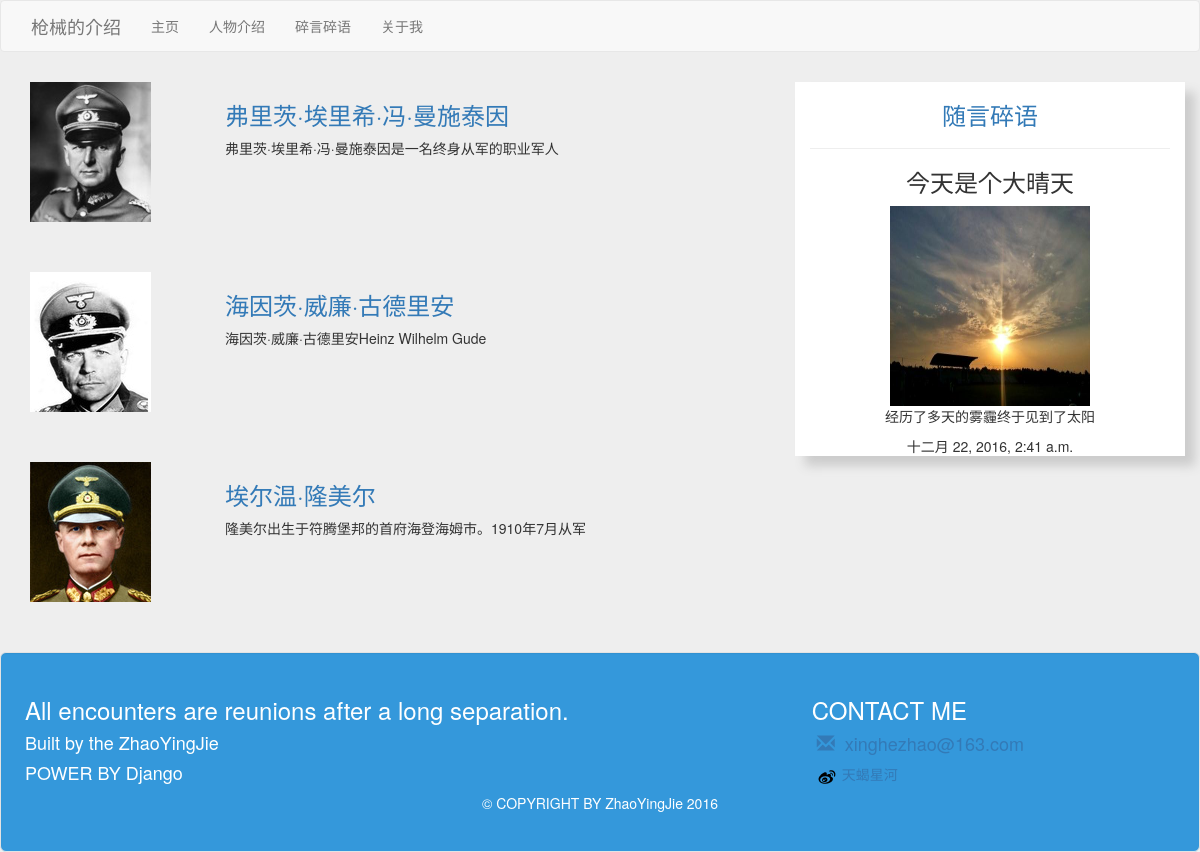
The app's page /person/ with its own data.
### blog/models.py (models this page shows, shortened)
class Person(models.Model):
    name = models.CharField('姓名',max_length = 20,null=True)
    introduction = models.CharField('简介', max_length = 30, null=True)
    image = models.ImageField(null = True, blank = True, upload_to='images/%Y/%m/%d') #ull=True,数据库可以为空；blank=True，后台输入可以为空
    person = models.TextField('个人介绍',max_length = 300)
    achievements = models.ManyToManyField(Achievement)
    content = models.TextField('个人评价',max_length = 400)

class Speak(models.Model):
    title = models.CharField('题目', max_length = 20, null=True)
    content = models.TextField('碎言碎语', max_length = 200)
    image = models.ImageField(null = True, blank=True, upload_to='images/%Y/%m/%d')#ull=True,数据库可以为空；blank=True，后台输入可以为空
    created = models.DateTimeField(auto_now_add = True)

### blog/views.py (the view)
# urls.py: url(r'^person/$', blogs_person, name='person'),
def blogs_person(request):
    blogs_person = Person.objects.all()
    all_timeline = Speak.objects.all().order_by('-created')
    first_timeline = all_timeline[:1]
    return render(request,'blog_person.html',{
        'blogs_person':blogs_person,
        'first_timeline':first_timeline
    })

### blog/templates/blog_person.html (shortened to what this page needs)
{% extends 'base.html' %}
{% block content %}
<div class="main-page" style = "margin-top:30px;">
    <div class="container">
        <div class="row">
            <div class="col-md-8">
                {% for blog in blogs_person%}
                    <div class="row" style = "margin-bottom:50px;">
                        <div class="col-md-3">
                            <img src="/static/{{blog.image}}" alt="">
                        </div>
                        <div class="col-md-9">
                              <a href="{% url 'person_id' blog.id %}">
                                <h3>{{ blog.name }}</h3>
                              </a>
                              <p>{{ blog.introduction }}</p>
                        </div>
                    </div>
                {%endfor%}
            </div>
        {% for time_line in first_timeline %}
            <div class="col-md-4" style = "box-shadow:10px 10px 10px #ccc; background:#fff;">
                <div style="text-align: center;">
                    <h3><a href="{% url 'timeline' %}">随言碎语</a></h3>
                    <hr>
                    <h3>{{ time_line.title}}</h3>
                    <img  style = "width:200px;height:200px;"src="/static/{{ MEDIA_URL }}{{ time_line.image }}" alt="">
                    <p>{{ time_line.content}}</p>
                    <span class="cd-date">{{ time_line.created }}</span>
                </div>
            </div>
        {% endfor %}
    </div>
</div>
{% endblock %}

### blog/templates/base.html (shortened to what this page needs)
<!DOCTYPE html>
<html lang="en">
{% load staticfiles %}
<head>
    <link rel="stylesheet" href="{% static 'css/bootstrap.min.css' %}">
    <link rel="stylesheet" href="{% static 'css/style.css' %}">
    <link rel="stylesheet" href="{% static 'css/timeline_style.css' %}">
</head>
<body style = "background:#EEEEEE">
<nav class="navbar navbar-default" role="navigation" style = "margin-bottom:0">
    <div class="container-fluid">
        <div class="container">
            <div class="row">
                <div class="col-md-12">
                        <div class="navbar-header">
                            <a class="navbar-brand" href="/">枪械的介绍</a>
                        </div>
                        <div>
                            <ul class="nav navbar-nav" id = "navbar">
                                <li><a href="/">主页</a></li>
                                <li><a href="{% url 'person' %}">人物介绍</a></li>
                                <li><a href="{% url 'timeline' %}">碎言碎语</a></li>
                                <li><a href="{% url 'aboutme' %}">关于我</a></li>
                            </ul>
                        </div>
                    </div>
                </div>
            </div>
        </div>
</nav>
{% block content %}
{% endblock %}
<div style = 'height:200px; background:#3498DB; margin-bottom:0;color:#fff;' class="well well-lg">
    <div id="container">
        <div class="row">
            <div class="col-md-8">
                <h3>All encounters are reunions after a long separation.</h3>
                <h4>Built by the ZhaoYingJie</h4>
                <h4>POWER BY Django</h4>
            </div>
            <div class="col-md-4">
                <h3>CONTACT ME</h3>
                <a href="http://mail.163.com/" target="_blank"><h4><span style = "margin:0 5px;" class="glyphicon glyphicon-envelope"></span> xinghezhao@163.com</h4></a>
                <a href="http://www.weibo.com/2867506631/profile?topnav=1&wvr=6" target="_blank"><img style = "width:20px;height:18px; margin:0 5px;" src="/static/images/xl.svg" alt="">天蝎星河</a>
            </div>
        </div>
        <p style = "text-align:center;">© COPYRIGHT BY ZhaoYingJie 2016</p>
    </div>
</div>
</body>
</html>

### records on screen
Person: image (picture), name "弗里茨·埃里希·冯·曼施泰因", introduction "弗里茨·埃里希·冯·曼施泰因是一名终身从军的职业军人"
Person: image (picture), name "海因茨·威廉·古德里安", introduction "海因茨·威廉·古德里安Heinz Wilhelm Gude"
Person: image (picture), name "埃尔温·隆美尔", introduction "隆美尔出生于符腾堡邦的首府海登海姆市。1910年7月从军"
Speak: title "今天是个大晴天", image (picture), content "经历了多天的雾霾终于见到了太阳", created "十二月 22, 2016, 2:41 a.m."
